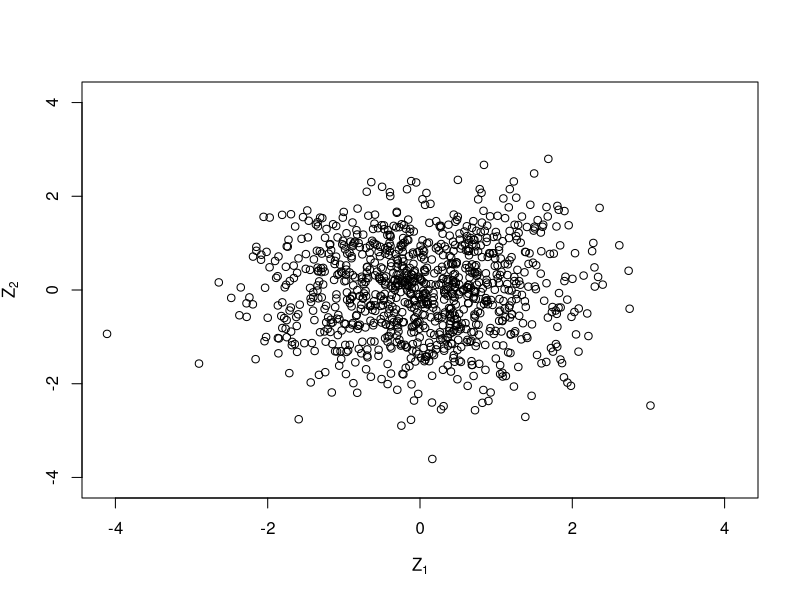
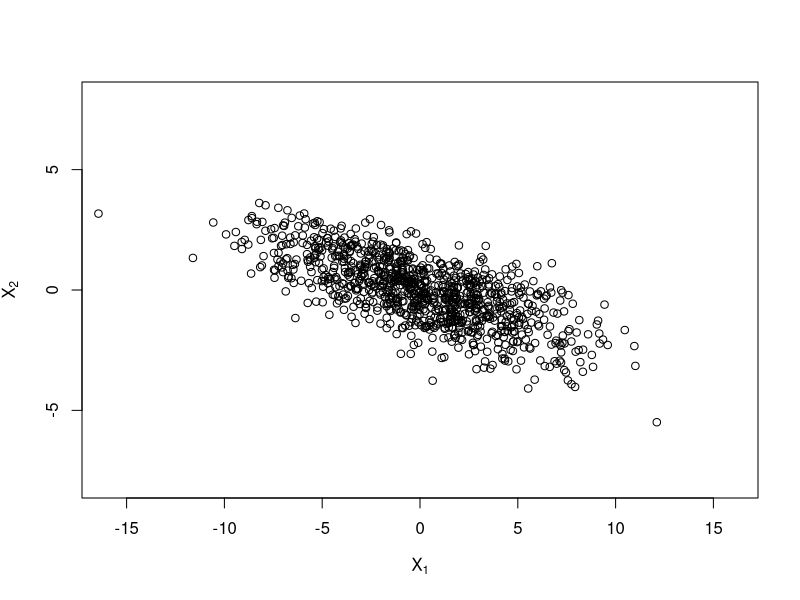
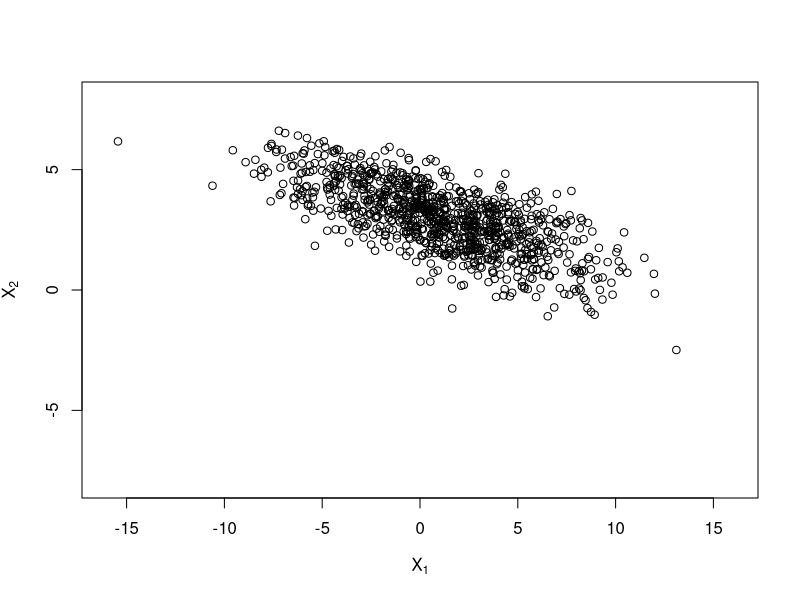
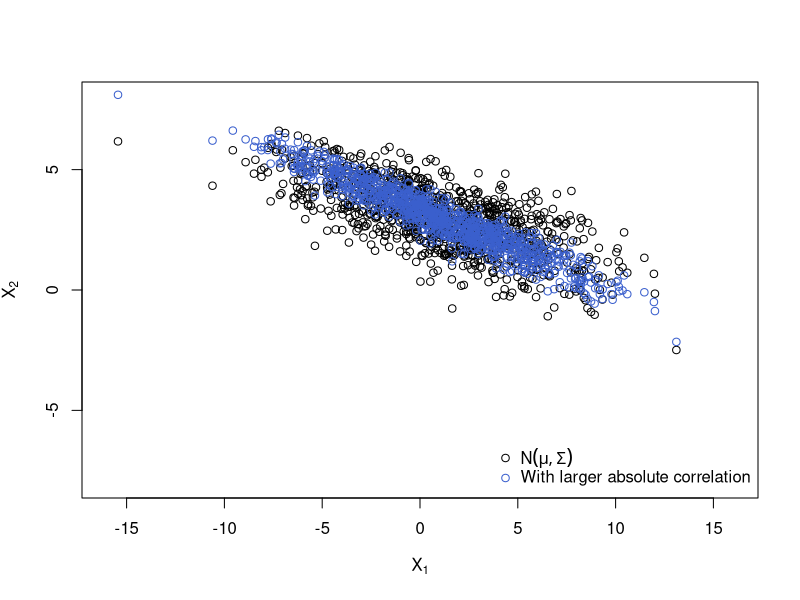
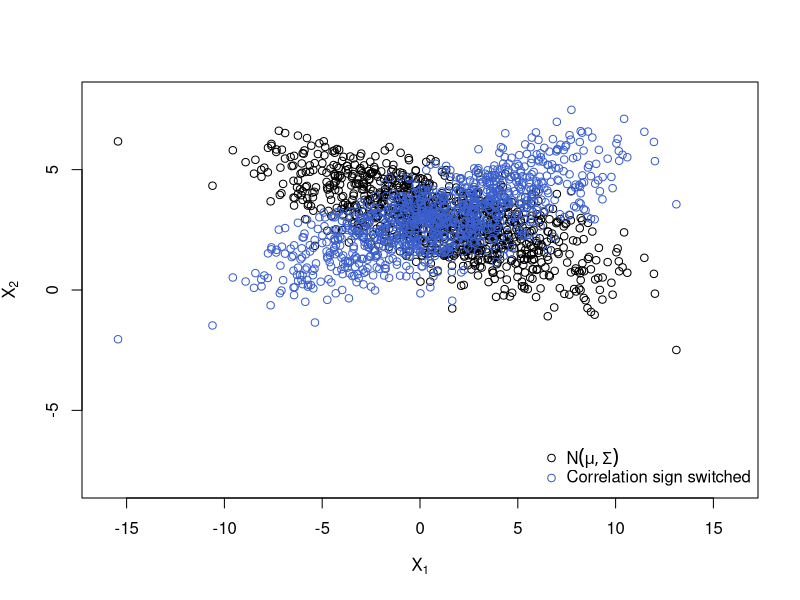
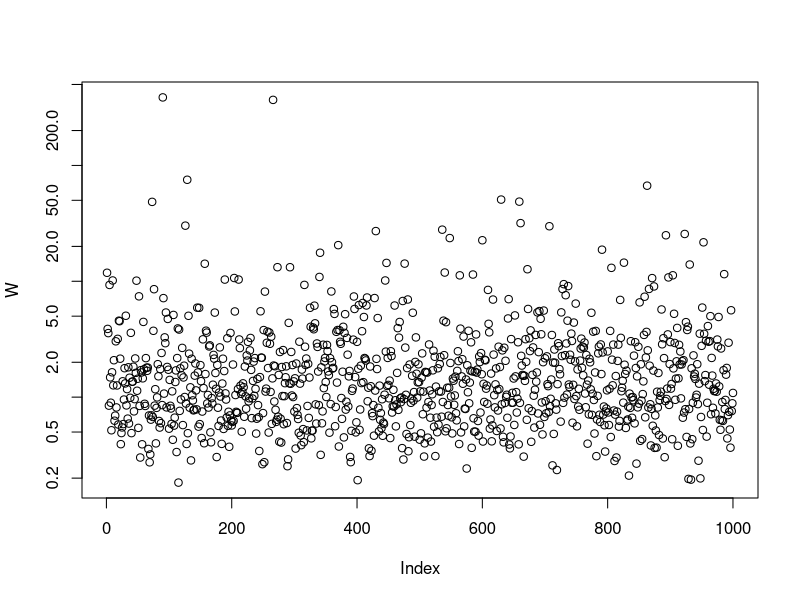
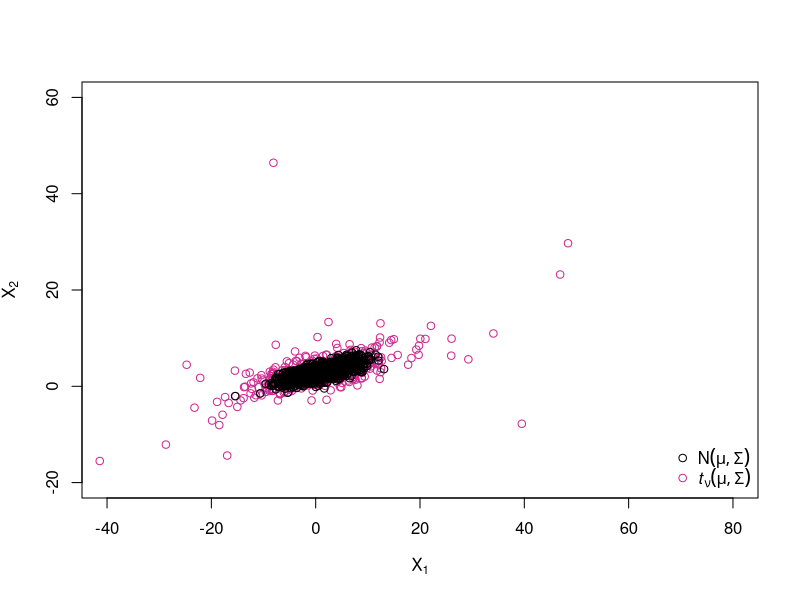
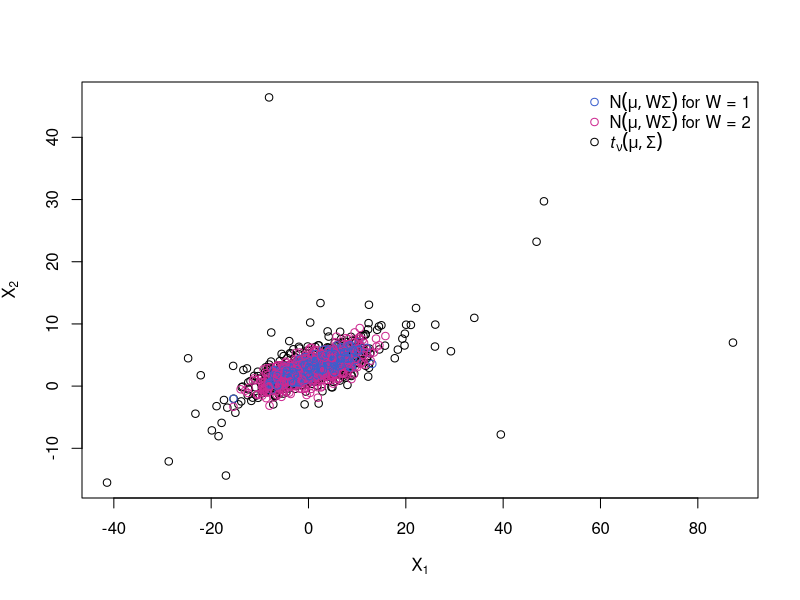

The R source for these figures, in order:
## By Marius Hofert

## Understanding the construction of multivariate normal distributions,
## normal variance mixtures, elliptical distributions etc.
## Note: This is for educational purposes only; for several of the tasks
##       presented below, functions already exist in R packages.


### 1 Basic 'ingredients' ######################################################

## Building a covariance/correlation matrix

## Covariance matrix
A <- matrix(c( 4, 0,
              -1, 1), ncol = 2, byrow = TRUE) # Cholesky factor of the ...
(Sigma <- A %*% t(A)) # ... symmetric, positive definite (covariance) matrix Sigma

## Corresponding correlation matrix
P <- outer(1:2, 1:2, Vectorize(function(r, c)
           Sigma[r,c]/(sqrt(Sigma[r,r])*sqrt(Sigma[c,c])))) # construct the corresponding correlation matrix
(P.  <- cov2cor(Sigma)) # a more elegant solution, see the source of cov2cor()
stopifnot(all.equal(P., P))
## Another option would be as.matrix(Matrix::nearPD(Sigma, corr = TRUE, maxit = 1000)$mat)
## which works differently, though (by finding a correlation matrix close to the
## given matrix in the Frobenius norm) and thus gives a different answer.


## Decomposing a covariance/correlation matrix

## We frequently need to decompose a covariance matrix Sigma (or correlation
## matrix P) as Sigma = AA^T. To this end there are several possibilities.

## The Cholesky decomposition
A. <- t(chol(Sigma)) # the Cholesky factor (lower triangular with real entries > 0)
stopifnot(all.equal(A. %*% t(A.) , Sigma), # checking decomposition
          all.equal(A., A)) # checking uniqueness of the Cholesky decomposition

## Other decompositions of Sigma than A %*% t(A) are possible, too
if(FALSE) {
    ## Eigendecomposition (or spectral decomposition)
    eig <- eigen(Sigma) # eigenvalues and eigenvectors
    V <- eig$vectors # matrix of eigenvectors
    Lambda <- diag(pmax(eig$values, 0))
    stopifnot(all.equal(Sigma, V %*% Lambda %*% t(V))) # for real, symmetric matrices
    A.eig <- V %*% sqrt(Lambda) %*% t(V)
    Sigma.eig <- A.eig %*% t(A.eig)
    stopifnot(all.equal(Sigma.eig, Sigma))
    ## ... but A.. (non-triangular) and A (triangular) are different

    ## Singular-value decomposition
    sv <- svd(Sigma) # singular values, U, V (left/right singular vectors) such that Sigma = U diag(<singular values>) V^T
    A.sv <- sv$u %*% sqrt(diag(pmax(sv$d, 0))) %*% t(sv$v)
    Sigma.sv <- A.sv %*% t(A.sv)
    stopifnot(all.equal(Sigma.sv, Sigma))
}


### 2 Sampling from the multivariate normal distribution #######################

## Sampling Z (iid N(0,1))
n <- 1000 # sample size
d <- 2 # dimension
set.seed(271) # set a seed (for reproducibility)
Z <- matrix(rnorm(n * d), ncol = d) # sample iid N(0,1) random variates
mabs <- max(abs(Z))
lim <- c(-mabs, mabs)
plot(Z, xlim = lim, ylim = lim,
     xlab = expression(Z[1]), ylab = expression(Z[2]))

## Change the covariance matrix from identity to Sigma
X. <- t(A %*% t(Z)) # ~ N_d(0, Sigma)
xlim <- c(-16, 16)
ylim <- c(-8, 8)
plot(X., xlim = xlim, ylim = ylim,
     xlab = expression(X[1]), ylab = expression(X[2]))

## Use a shift to get X ~ N_d(mu, Sigma)
mu <- c(1, 3)
X.norm <- rep(mu, each = n) + X.
plot(X.norm, xlim = xlim, ylim = ylim,
     xlab = expression(X[1]), ylab = expression(X[2]))
## Think about why the rep() and why the t()'s above!
## See also Hofert (2013, "On Sampling from the Multivariate t Distribution")

## Plot (even smaller correlation (larger absolute correlation))
P. <- matrix(c(    1, -0.95,
               -0.95,  1), ncol = d, byrow = TRUE)
Sigma. <- outer(1:d, 1:d, Vectorize(function(r, c)
                P.[r,c] * (sqrt(Sigma[r,r])*sqrt(Sigma[c,c])))) # construct the corresponding Sigma
## Note: When manually changing the off-diagonal entry of Sigma make sure that
##       |Sigma.[1,2]| <= sqrt(Sigma.[1,1]) * sqrt(Sigma.[2,2]) still holds
A. <- t(chol(Sigma.)) # new Cholesky factor
X.norm. <- rep(mu, each = n) + t(A. %*% t(Z)) # generate the sample
plot(rbind(X.norm, X.norm.), xlim = xlim, ylim = ylim,
     xlab = expression(X[1]), ylab = expression(X[2]),
     col = rep(c("black", "royalblue3"), each = n))
legend("bottomright", bty = "n", pch = c(1,1), col = c("black", "royalblue3"),
       legend = c(expression(N(mu,Sigma)),
                  expression("With larger absolute correlation")))

## Plot (switch sign of correlation)
Sigma. <- Sigma * matrix(c( 1, -1,
                           -1,  1), ncol = d, byrow = TRUE)
A. <- t(chol(Sigma.))
X.norm. <- rep(mu, each = n) + t(A. %*% t(Z))
plot(rbind(X.norm, X.norm.), xlim = xlim, ylim = ylim,
     xlab = expression(X[1]), ylab = expression(X[2]),
     col = rep(c("black", "royalblue3"), each = n))
legend("bottomright", bty = "n", pch = c(1,1), col = c("black", "royalblue3"),
       legend = c(expression(N(mu,Sigma)),
                  expression("Correlation sign switched")))

## Note: This has all been done based on the same Z (and we also recycle it below)!


### 3 Sampling from the multiv. t distribution (and other normal variance mixtures)

## We recycle the sample with positive correlation
X.norm <- X.norm.
A <- A.
Sigma <- A %*% t(A)


### 3.1 A sample from a multivariate t_nu distribution #########################

nu <- 3 # degrees of freedom
set.seed(314)
W <- 1/rgamma(n, shape = nu/2, rate = nu/2) # mixture variable for a multiv. t_nu distribution
plot(W, log = "y")
X.t <- rep(mu, each = n) + sqrt(W) * t(A %*% t(Z))
xlim <- c(-40, 80)
ylim <- c(-20, 60)
plot(rbind(X.t, X.norm), xlim = xlim, ylim = ylim,
     xlab = expression(X[1]), ylab = expression(X[2]),
     col = rep(c("maroon3", "black"), each = n))
legend("bottomright", bty = "n", pch = c(1,1), col = c("black", "maroon3"),
       legend = c(expression(N(mu,Sigma)),
                  expression(italic(t)[nu](mu,Sigma))))
## For more about sampling from the multivariate t distribution (especially
## what can go wrong!), see Hofert (2013, "On Sampling from the Multivariate t Distribution")


### 3.2 A 2-point distribution for W (= two 'overlaid' multiv. normals) ########

## Let's change the distribution of W to a 2-point distribution with
## W = 1 with prob. 0.5 and W = 2 with prob. 0.5. What we will see are two 'overlaid'
## normal distributions (as each of W = 1 and W = 2 corresponds to one).
W.binom <- 1 + rbinom(n, size = 1, prob = 0.5)
cols <- rep("royalblue3", n)
cols[W.binom == 2] <- "maroon3"
X.W.binom <- rep(mu, each = n) + sqrt(W.binom) * t(A %*% t(Z))
plot(rbind(X.t, X.W.binom), xlab = expression(X[1]), ylab = expression(X[2]),
     col = c(rep("black", n), cols))
legend("topright", bty = "n", pch = rep(1, 3), col = c("royalblue3", "maroon3", "black"),
       legend = c(expression(N(mu,W*Sigma)~"for W = 1"),
                  expression(N(mu,W*Sigma)~"for W = 2"),
                  expression(italic(t)[nu](mu,Sigma))))
## => With probability 0.5 we sample from a normal variance mixture with W = 1
##    and with probability 0.5 we sample from one with W = 2. By using a df for
##    W with infinite upper endpoint, we can reach further out in the tails than
##    with any multivariate normal distribution by overlaying normals
##    with different (unbounded) covariance matrices (and this is what is
##    creating heavier tails for the t distribution than the normal).


### 3.3 An *uncorrelated* multivariate t_nu distribution vs an independent one

A. <- diag(sqrt(diag(Sigma))) # Cholesky factor of the diagonal matrix containing the variances
X.t.uncor <- rep(mu, each = n) + sqrt(W) * t(A. %*% t(Z)) # uncorrelated t samples
X.t.ind   <- rep(mu, each = n) + matrix(rt(n * d, df = nu), ncol = d) # independent t samples
plot(rbind(X.t.uncor, # uncorrelated t; dependence only introduced by sqrt(W) => shifted spherical distribution
           X.t, # full t; dependence introduced by sqrt(W) *and* correlation
           X.t.ind), # independence
     xlim = xlim, ylim = ylim,
     xlab = expression(X[1]), ylab = expression(X[2]),
     col = rep(c("royalblue3", "maroon3", "black"), each = n))
legend("topright", bty = "n", pch = rep(1, 3), col = c("black", "royalblue3", "maroon3"),
       legend = c(expression("Independent"~italic(t)[nu]),
                  expression("Uncorrelated"~italic(t)[nu]~"(shifted spherical)"),
                  expression(italic(t)[nu](mu,Sigma))))
## => The uncorrelated (but not independent) samples show more mass in the joint
##    tails than the independent samples. The (neither uncorrelated nor independent)
##    t samples show the most mass in the joint tails.


### 3.4 A normal *mean*-variance mixture #######################################

## Now let's also 'mix' the mean (replace mu by mu(W)), to get a normal
## mean-variance mixture; here: choosing between two different locations mu
## depending on W.
mu. <- t(sapply(W.binom, function(w) mu + if(w == 1) 0 else c(15, 0)))
X.mean.var <- mu. + sqrt(W.binom) * t(A %*% t(Z))
plot(rbind(X.W.binom, X.mean.var), xlab = expression(X[1]), ylab = expression(X[2]),
     col = c(rep("black", n), cols))
legend("topleft", bty = "n", pch = rep(1, 3), col = c("black", "royalblue3", "maroon3"),
       legend = c(expression(N(mu,W*Sigma)~"for W"%in%"{1,2}"),
                  "Mean-var. mix for W = 1",
                  "Mean-var. mix for W = 2"))
## => Not only do the red points show more variation, they *also* have a different
##    location; clearly, this sample (blue + red points together) is not
##    elliptically distributed anymore.


### 4 Sampling elliptical distributions ########################################

### 4.1 Sample from a multivariate t_nu via elliptical distributions ###########

## Sample from the uniform distribution on the unit sphere (spherical distribution)
set.seed(271)
Z <- matrix(rnorm(n * d), ncol = d)
S <- Z/sqrt(rowSums(Z^2)) # Z/||Z||
lim <- c(-1.3, 1.3)
par(pty = "s")
plot(S, xlim = lim, ylim = lim,
     xlab = expression(S[1]), ylab = expression(S[2]))

## Add scale (elliptical distribution) by computing X = RAS (= ARS)
rho <- 0.8 # correlation
P <- matrix(c(  1, rho,
              rho, 1), ncol = 2) # correlation matrix
A <- chol(P) # Cholesky factor (here: upper triangular matrix for efficiency reasons)
X. <- t(A %*% t(S)) # (n, d) matrix
par(pty = "s")
plot(X., xlim = lim, ylim = lim,
     xlab = expression(X[1]), ylab = expression(X[2]))

## Add radial part of a t_nu distribution (spherical distribution)
nu <- 5
R <- sqrt(d * rf(n, df1 = d, df2 = nu))
X.. <- R * X.
ran <- c(min(X.., -max(X..)), max(X.., -min(X..)))
par(pty = "s")
plot(X.., xlim = ran, ylim = ran, xlab = expression(X[1]), ylab = expression(X[2]))

## Add location (elliptical distribution) by computing X = mu + RAS
mu <- c(ran[2]-max(X..[,1]), ran[2]-max(X..[,2])) # push sample towards the upper right corner
X <- rep(mu, each = n) + X..
par(pty = "s")
plot(X, xlim = ran, ylim = ran, xlab = expression(X[1]), ylab = expression(X[2]))


### 4.2 A 2-point distribution for R ###########################################

R <- 1 + rbinom(n, size = 1, prob = 2/3) # P(R = 1) = 1/3, P(R = 2) = 2/3
cols <- rep("royalblue3", n)
cols[R == 2] <- "maroon3" # prob. 2/3
X <- rep(mu, each = n) + t(A %*% t(R*S)) # same mu, A, S
par(pty = "s")
plot(X, xlab = expression(X[1]), ylab = expression(X[2]), col = cols)
legend("bottomright", bty = "n", pch = c(1,1), col = c("royalblue3", "maroon3"),
       legend = c("Elliptical for R = 1", "Elliptical for R = 2"))
## ... in other words, the radial part R scales each point on the ellipse AS
## to lie on another ellipse. For continuously distributed R, these ellipses
## are all overlaid (and thus not visible anymore), but for discrete R, we
## may see them (here: two ellipses).
